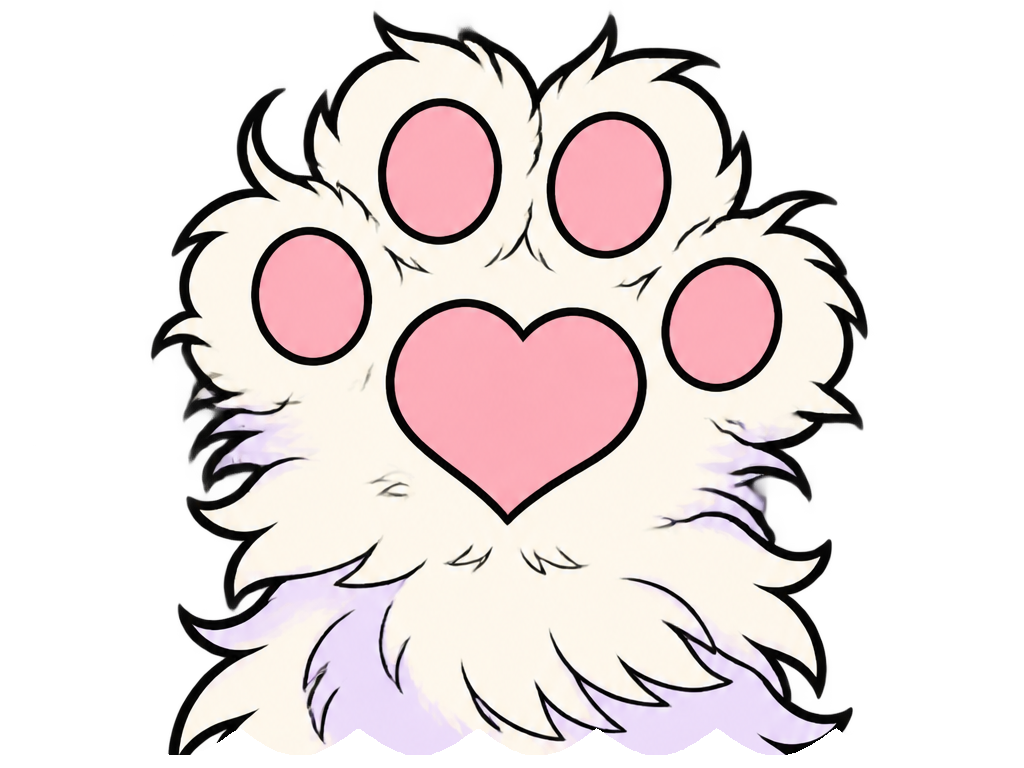
#> input picture _gen/paw2_cut.png, 1024 x 768 px
$ python -i split.py   (imports and definitions only)
#> lines starting #> are read from the running program, lines starting #| are printed output that depends on the picture
#> further down, picture is the input picture: PIL image 1024x768 RGBA; mean R, G, B, A 120.3, 109.6, 109.1, 130.7
"""把生成的贴纸表切成单张，裁掉透明边，压掉半透明光晕。
用法：python split.py <sheet.png> <cols> <rows> <输出前缀> [最大边长]
      python split.py --trim <in.png> <out.png> [最大边长]
"""
import sys
from PIL import Image
import numpy as np

def clean(im, maxside=None):
    im = im.convert('RGBA')
    a = np.array(im)
    alpha = a[..., 3].astype(np.int32)
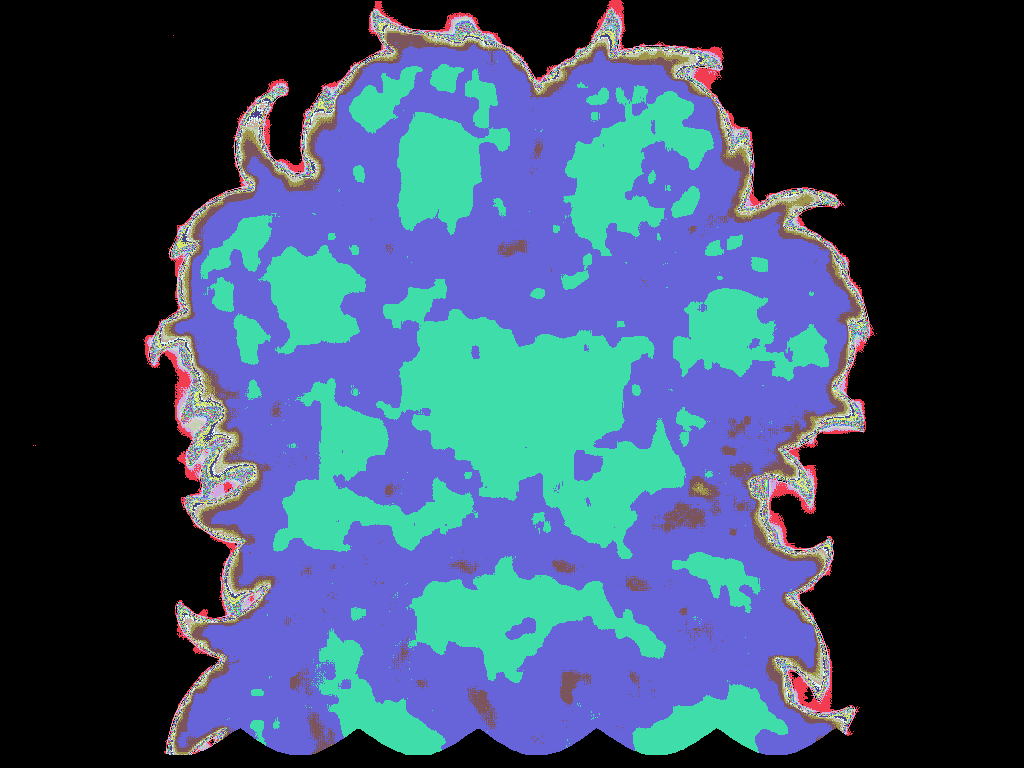
#> alpha: shape (768, 1024) int32; 255 distinct labels, from 0 to 254; one colour per label, 0 black
    # 光晕：alpha 低于 60 的全部清零，60-200 之间线性拉伸
    alpha = np.clip((alpha - 60) * 255 // 140, 0, 255)
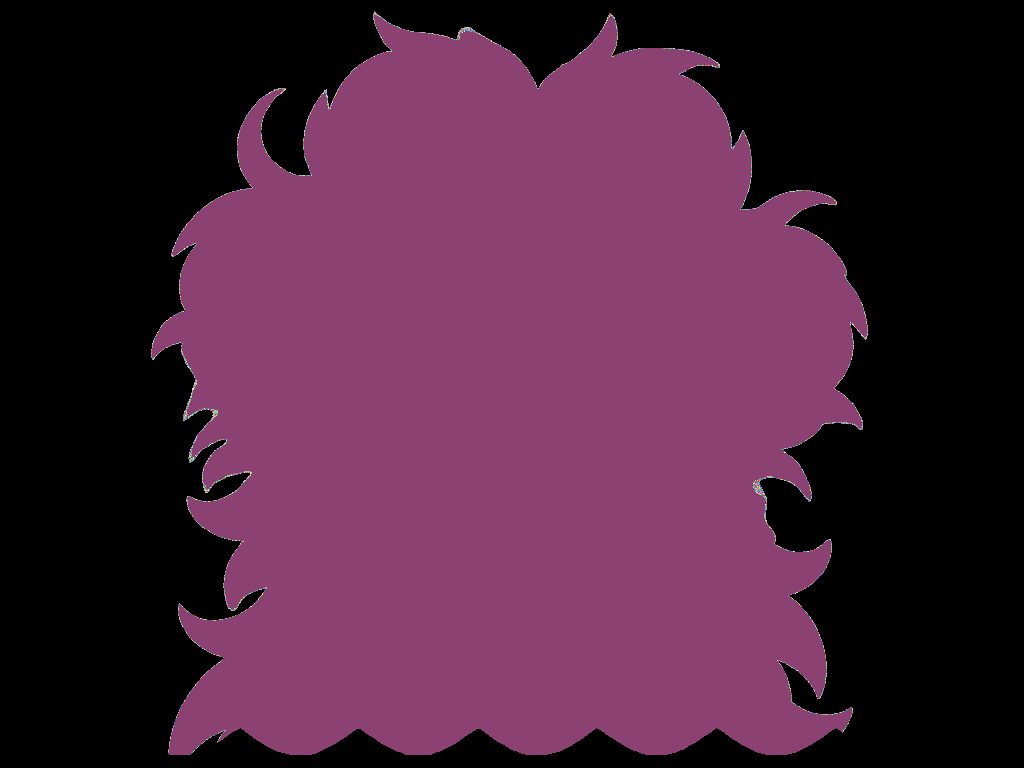
#> alpha: shape (768, 1024) int32; 141 distinct labels, from 0 to 255; one colour per label, 0 black
    a[..., 3] = alpha.astype(np.uint8)
    im = Image.fromarray(a)
    bbox = im.getchannel('A').point(lambda v: 255 if v > 10 else 0).getbbox()
#> bbox = (151, 11, 868, 755)
    if bbox:
        im = im.crop(bbox)
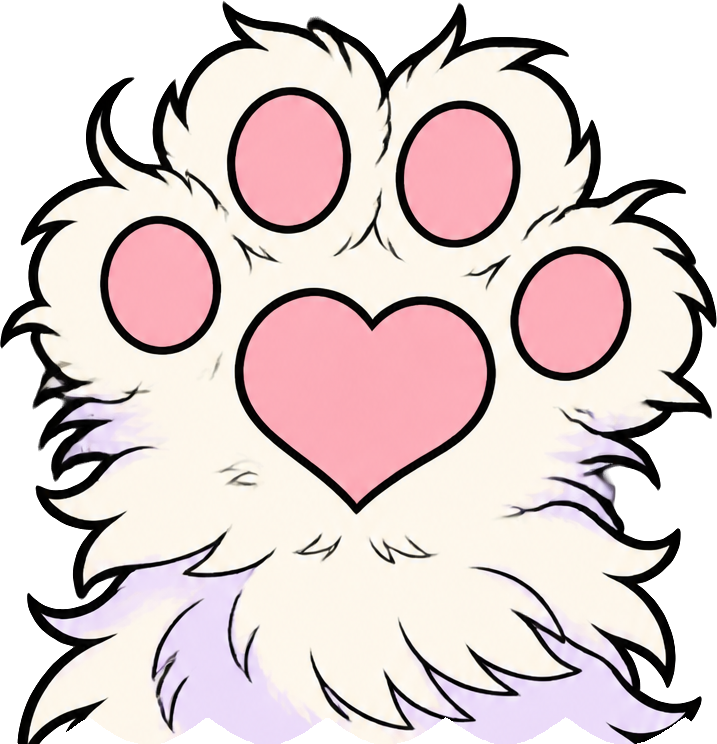
#> im: PIL image 717x744 RGBA; mean R, G, B, A 169.8, 154.5, 153.7, 194.1; transparent parts drawn white
    if maxside and max(im.size) > maxside:
        s = maxside / max(im.size)
        im = im.resize((round(im.width * s), round(im.height * s)), Image.LANCZOS)
    return im

# [18 lines not run here, left out]

>>> from PIL import Image
>>> picture = Image.open('paw2_cut.png')
>>> result = clean(picture)
